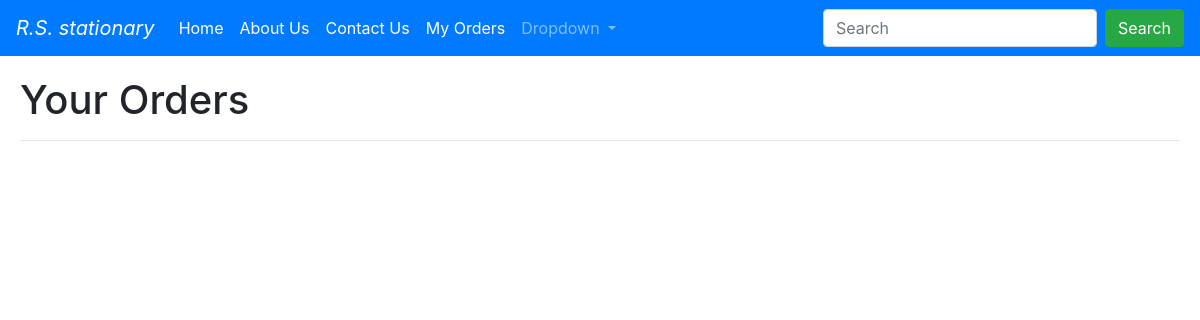
The app's page /myorders (signed in), older data.
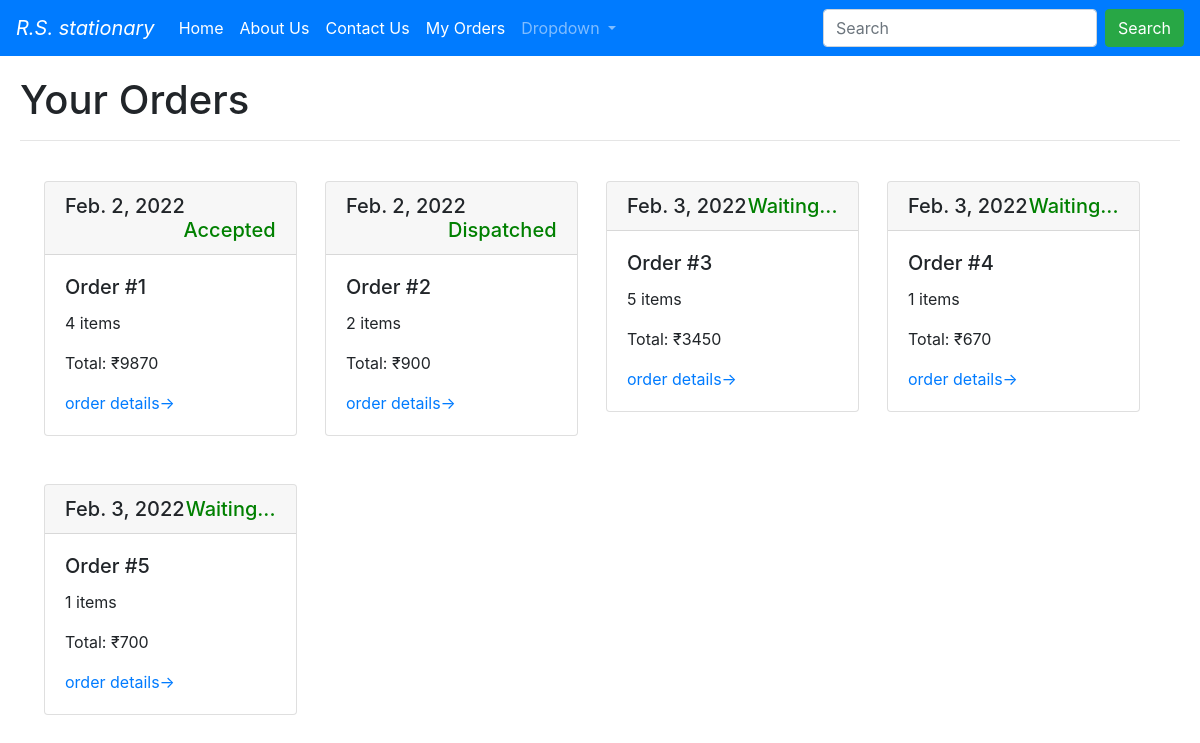
The same page, newer data.
### blog/models.py (models this page shows)
class Order(models.Model):
    email = models.EmailField(max_length = 254)
    itemdetails = models.TextField()
    firstname = models.CharField(max_length=100)
    lastname = models.CharField(max_length=100)
    address = models.TextField()
    phonenumber = models.IntegerField()
    totalprice = models.IntegerField()
    noofitems = models.IntegerField()
    status = models.CharField(max_length=100)
    timeoforder = models.DateField(auto_now_add=True)

### blog/views.py (the view)
# urls.py: path('myorders',views.myorders,name='blog-myorders'),
def myorders(request):
    allorders=Order.objects.filter(email=request.user.email)
    dic={}
    for index in allorders:
        dic[index.id]=json.loads(index.itemdetails)
    print(dic)
    return render(request,'myorders.html',{'allorders':allorders,'dic':dic})

### templates/myorders.html (shortened to what this page needs)
{% extends 'base.html' %}
{% block body %}
<div id="main-content">
    <h1>Your Orders</h1>
    <hr>
    <div class="container-fluid">
    {% for order in allorders %}
        <div class="col-xs-3 col-sm-3 col-md-3">
            <div class="card my-4">
                <h5 class="card-header">{{order.timeoforder}}<span id="orderstatus_{{order.id}}" style="float:right; color: green;">{{order.status}}</span></h5>
                <div class="card-body">
                <h5 class="card-title">Order #{{order.id}}</h5>
                <p class="card-text">{{order.noofitems}} items</p>
                <p class="card-text">Total: &#8377;{{order.totalprice}}</p>
                <a href="#" class="">order details&#8594;</a>
                </div>
            </div>
        </div>
    {% endfor %}
    </div>
</div>
{% endblock %}

### templates/base.html (shortened to what this page needs)
<!doctype html>
<html lang="en">
  <head>
    <link rel="stylesheet" href="https://maxcdn.bootstrapcdn.com/bootstrap/4.0.0/css/bootstrap.min.css">
  </head>
  <body>
    <nav class="navbar navbar-expand-lg navbar-dark bg-primary">
      <a class="navbar-brand" href="/aboutus"><i>R.S. stationary</i></a>
      <div class="collapse navbar-collapse" id="navbarSupportedContent">
        <ul class="navbar-nav mr-auto">
          <li class="nav-item active">
            <a class="nav-link" href="/">Home</a>
          </li>
          <li class="nav-item active">
            <a class="nav-link" href="/aboutus">About Us</a>
          </li>
          <li class="nav-item active">
            <a class="nav-link" href="/contactus">Contact Us</a>
          </li>
          <li class="nav-item active">
            <a class="nav-link" href="/myorders">My Orders</a>
          </li>
          <li class="nav-item dropdown">
            <a class="nav-link dropdown-toggle" href="#" id="navbarDropdown" role="button" data-toggle="dropdown" aria-haspopup="true" aria-expanded="false">
              Dropdown
            </a>
          </li>
          <li class="nav-item">
          </li>
        </ul>
        <form class="form-inline my-2 my-lg-0">
          <input class="form-control mr-sm-2" type="search" placeholder="Search" aria-label="Search">
          <button class="btn btn-success my-2 my-sm-0" type="submit">Search</button>
        </form>
      </div>
    </nav>
    {% block body %} {% endblock %}
  </body>
</html>

Row changes from the older to the newer data that the page shows:
added Order: timeoforder "Feb. 2, 2022", status "Accepted", id "1", noofitems "4", totalprice "9870"
added Order: timeoforder "Feb. 2, 2022", status "Dispatched", id "2", noofitems "2", totalprice "900"
added Order: timeoforder "Feb. 3, 2022", status "Waiting...", id "3", noofitems "5", totalprice "3450"
added Order: timeoforder "Feb. 3, 2022", status "Waiting...", id "4", noofitems "1", totalprice "670"
added Order: timeoforder "Feb. 3, 2022", status "Waiting...", id "5", noofitems "1", totalprice "700"
